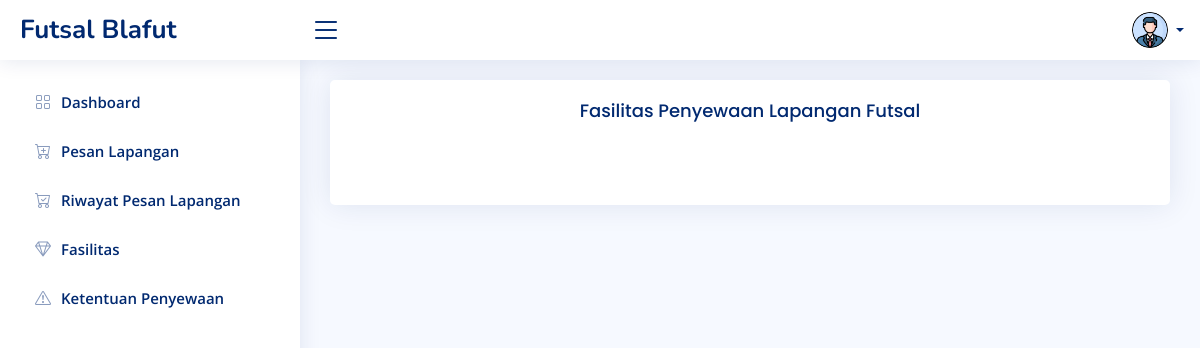
The app's page /index.php/c_pelanggan/fasilitas, older data.
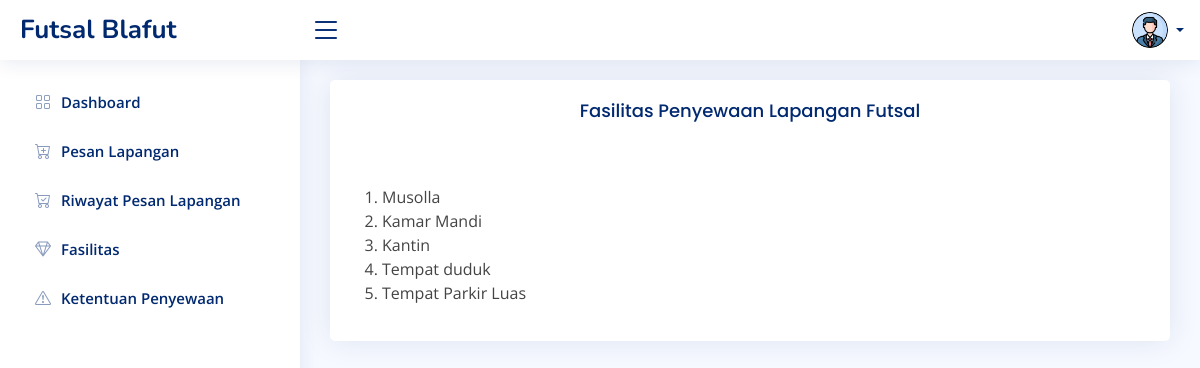
The same page, newer data.
### tables this page shows
CREATE TABLE `tb_fasilitas` (
  `id_fasilitas` int(11) NOT NULL,
  `isi_fasilitas` text NOT NULL
);

### application/controllers/C_pelanggan.php (called while the page is built, shortened)
<?php
class C_pelanggan extends CI_Controller {
	public function __construct()
	{
			$this->load->model('M_pelanggan');
	}
	public function fasilitas()
	{
		$data['cari_fasilitas'] = $this->M_pelanggan->cari_fasilitas();
		$this->load->view('template/header-pelanggan');
		$this->load->view('pelanggan/fasilitas', $data);
		$this->load->view('template/footer');
	}
}

### index.php (called while the page is built, shortened)
<?php
require_once BASEPATH.'core/CodeIgniter.php';

### application/models/M_pelanggan.php (called while the page is built, shortened)
<?php
class M_pelanggan extends CI_Model{
  public function cari_fasilitas()
  {
    $tampil = $this->db->get('tb_fasilitas')->result();
    return $tampil;
  }
}
 ?>

### application/views/pelanggan/fasilitas.php (the view)
<main id="main" class="main">
  <section class="section">
    <div class="row">
      <div class="col-lg-12">
        <div class="card">
          <div class="card-body">
            <h5 class="card-title mb-5"><center>Fasilitas Penyewaan Lapangan Futsal</h5>
            <?php
            foreach ($cari_fasilitas as $row) {
            ?>
            <?= $row->isi_fasilitas ?>
            <?php } ?>
          </div>
        </div>
      </div>
    </div>
  </section>
</main>

Row changes from the older to the newer data that the page shows:
added tb_fasilitas: isi_fasilitas "Musolla Kamar Mandi Kantin Tempat duduk Tempat Parkir Luas"
